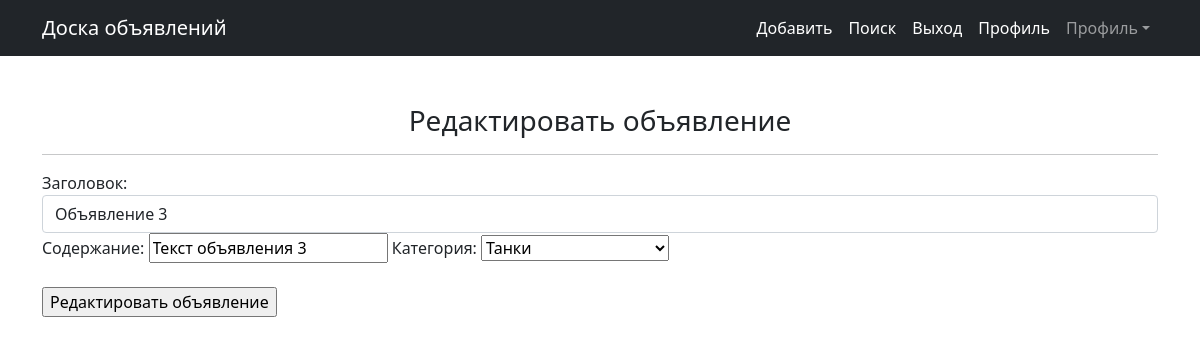
Screenshot of /6/update/ (signed in) with the database file from the repository.
### boardapp/models.py (models this page shows, shortened)
class Advert(models.Model):
    TANKS = 'TS'
    HEALERS = 'HS'
    DAMAGE_DEALERS = 'DD'
    MERCHANTS = 'MS'
    GILD_MASTERS = 'GM'
    QUEST_GIVERS = 'QG'
    BLACKSMITHS = 'BS'
    LEATHERWORKERS = 'LW'
    POTION_MAKERS = 'PM'
    SPELLS_MASTERS = 'SM'
    CATEGORY_CHOICES = [
        (TANKS, 'Танки'),
        (HEALERS, 'Хилы'),
        (DAMAGE_DEALERS, 'ДД'),
        (MERCHANTS, 'Торговцы'),
        (GILD_MASTERS, 'Гилдмастеры'),
        (QUEST_GIVERS, 'Квестгиверы'),
        (BLACKSMITHS, 'Кузнецы'),
        (LEATHERWORKERS, 'Кожевники'),
        (POTION_MAKERS, 'Зельевары'),
        (SPELLS_MASTERS, 'Мастера заклинаний'),
    ]
    author = models.ForeignKey(CUser, on_delete=models.CASCADE,
                               verbose_name='Автор', blank=True, null=True)
    title = models.CharField(max_length=255, verbose_name='Заголовок')
    content = models.TextField(verbose_name='Содержание')
    category = models.CharField(max_length=20, choices=CATEGORY_CHOICES,
                                default=TANKS, verbose_name='Категория')
    datetime = models.DateTimeField(auto_now_add=True)
    post_rating = models.IntegerField(default=0)

### boardapp/views.py (the view)
# urls.py: path('<int:pk>/update/', AdvertUpdateView.as_view(), name='advert_update'),
class AdvertUpdateView(LoginRequiredMixin, UpdateView):
    template_name = 'advert_update.html'
    form_class = AdvertForm
    model = Advert

### boardapp/forms.py
class AdvertForm(ModelForm):
    class Meta:
        model = Advert
        fields = ['title', 'content', 'category']
        widgets = {
            'title': TextInput(attrs={
                'class': 'form-control',
                'placeholder': 'Заголовок объявления'
            }),
            'content': SummernoteWidget(),
            'category': Select(attrs={
                'class': 'custom-select',
                'option selected': 'Выбрать...'
            }),
        }

### boardapp/templates/advert_update.html (shortened to what this page needs)
{% extends 'flatpages/default.html' %}
{% block content %}
<h3>Редактировать объявление</h3>
<hr>
<form method="POST">
    <p style="text-align: left;">
        {{ form }}<br><br>
        <input type="submit" value="Редактировать объявление">
    </p>
</form>
{% endblock content %}

### rows the page displays
Advert: title "Объявление 3", content "Текст объявления 3", category "Танки"
